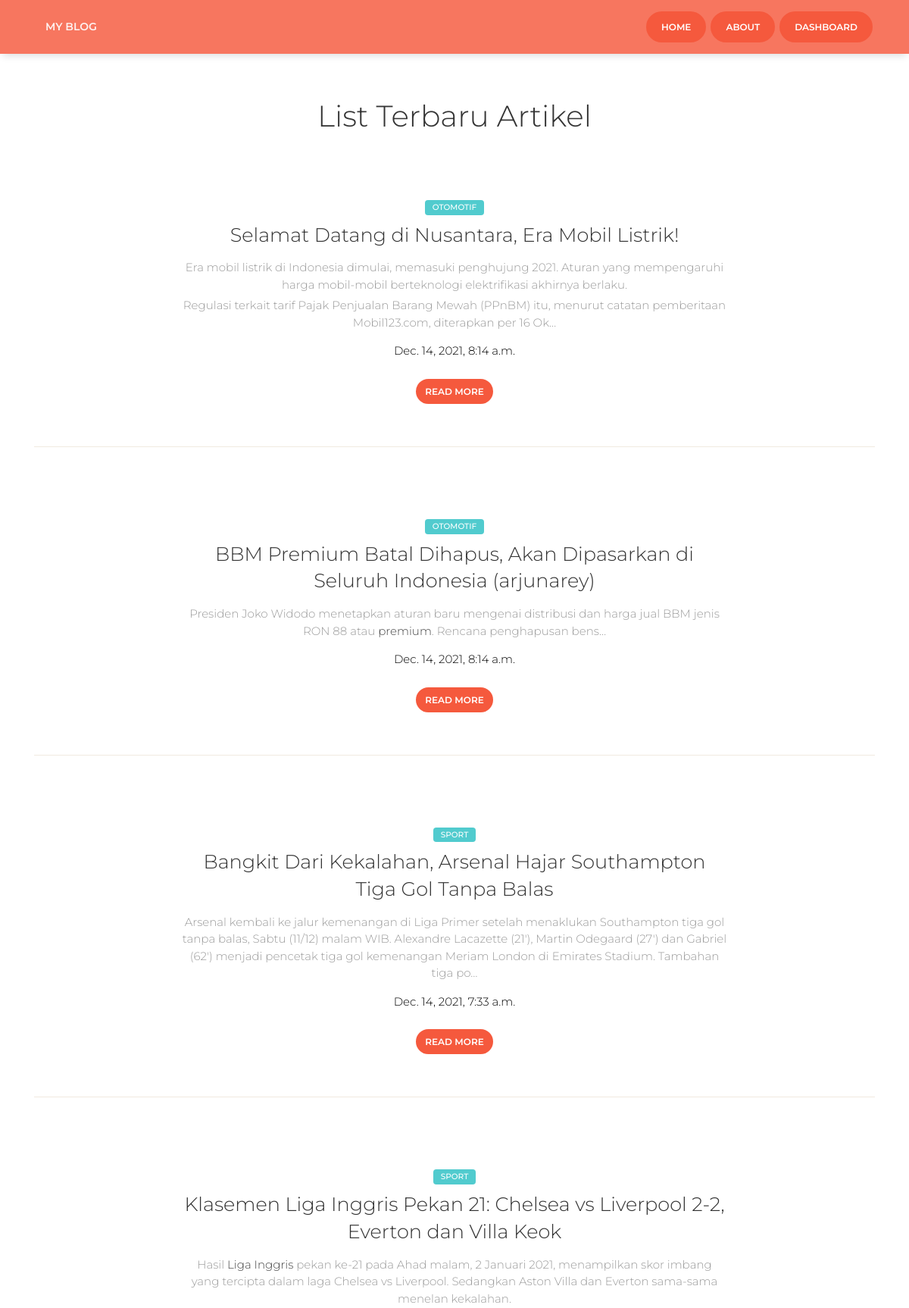
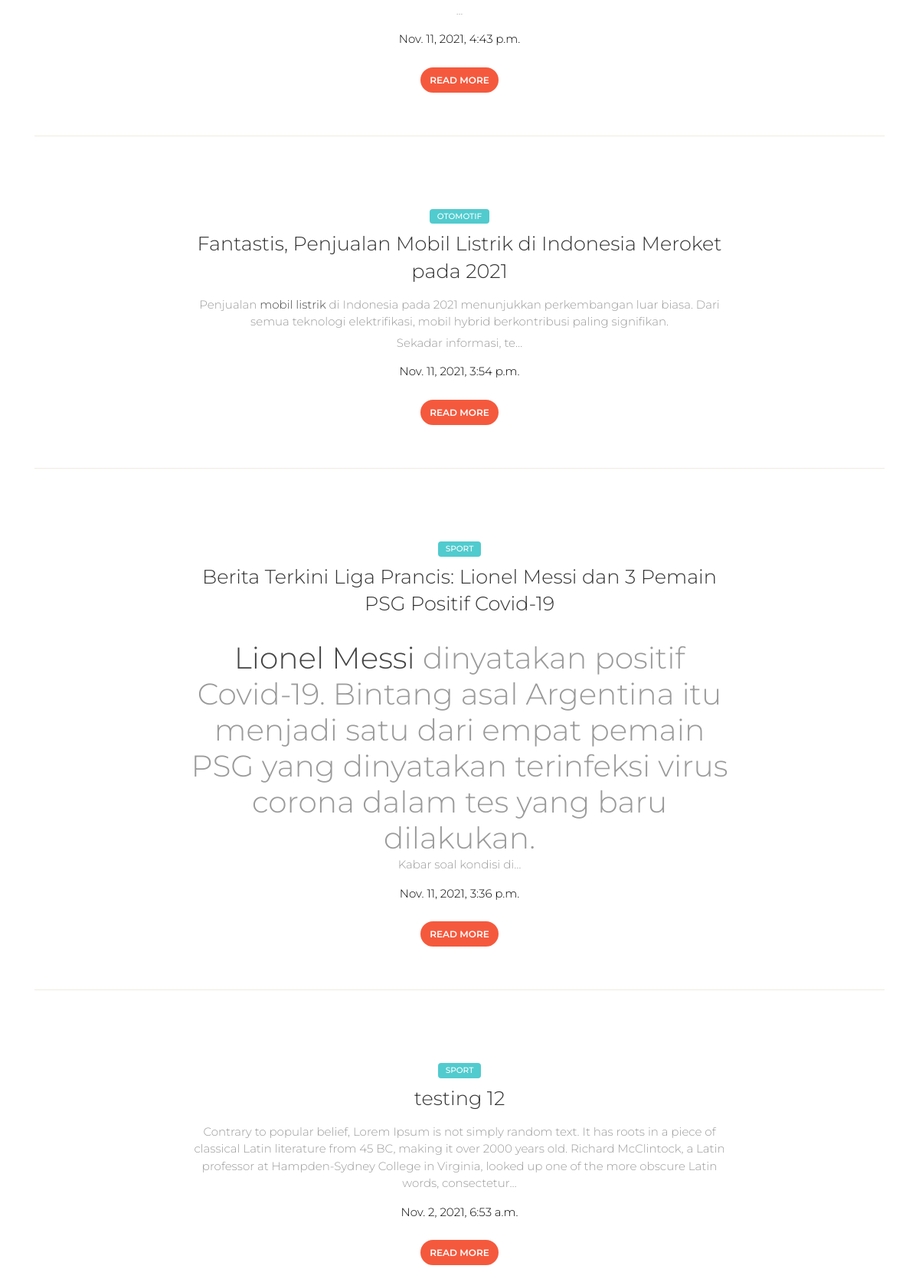
The app's page / (signed in, upper part) with its own data (2 pictures, top to bottom).
### biodata/models.py (models this page shows, shortened)
class Artikel(models.Model):
    nama = models.ForeignKey(User, on_delete=models.CASCADE, blank=True, null=True)
    judul = models.CharField(max_length=100)
    body = RichTextUploadingField(blank=True, null=True,
                                    config_name='special',
                                    external_plugin_resources=[(
                                        'youtube',
                                        '/static/ckeditor_plugins/youtube/youtube/',
                                        'plugin.js',
                                        )],
)
    kategory = models.ForeignKey(Kategori, on_delete=models.CASCADE)
    date = models.DateTimeField(auto_now_add=True)
    class Meta:
        ordering =['-date']
        verbose_name_plural ="Artikel"

class Kategori(models.Model):
    nama = models.CharField(max_length=20)
    def __str__(self):
        return self.nama
    class Meta:
        verbose_name_plural ="Kategori"

### mysite/views.py (the view)
# urls.py: path('', index, name='index'),
def index(request):
    template_name = 'front/index.html'
    artikel = Artikel.objects.all()
    context = {
        'title':'halaman awal',
        'artikel':artikel,
    }
    return render(request, template_name, context)

### templates/front/index.html (shortened to what this page needs)
{% extends 'front/base.html' %}
{% load static %}
{% block content %}
<div class="wrapper">
    <div class="main">
      <div class="section section-white">
        <div class="container">
          <div class="row">
            <div class="col-md-6 ml-auto mr-auto text-center title">
              <h2>List Terbaru Artikel</h2>
            </div>
          </div>
          {% for a in artikel %}
          <div class="article">
            <div class="row">
              <div class="col-md-8 ml-auto mr-auto">
                <div class="card card-blog card-plain text-center">
                  <div class="card-body">
                    <div class="card-category">
                      <span class="badge badge-primary main-tag">{{a.kategory}}</span>
                    </div>
                    <a href="javascrip: void(0);">
                      <h3 class="card-title">{{a.judul}}</h3>
                    </a>
                    <div class="card-description">
                      <p>{{a.body|safe|truncatechars:300}}</p>
                    </div>
                    <div class="card-description">
                      <p style="color: black;">{{a.date}}</p>
                    </div>
                  </div>
                  <a class="btn btn-danger btn-round btn-sm" href="{% url 'detail_artikel' a.id %}">Read more</a>
                </div>
              </div>
            </div>
          </div>
          <hr><br /><br />
          {% endfor %}
        </div>
      </div>
    </div>
  </div>
{% endblock content %}

### static/front/demo/demo.css (style rules this page uses)
.main { background-color: #fff; }

### records on screen
Artikel: kategory "OTOMOTIF", judul "Selamat Datang di Nusantara, Era Mobil Listrik!", body "Era mobil listrik di Indonesia dimulai, memasuki penghujung 2021. Aturan yang mempengaruhi harga mobil-mobil berteknologi elektrifikasi akhirnya berlaku. Regulasi terkait tarif Pajak Penjualan Barang Mewah (PPnBM) itu, menurut catatan pemberitaan Mobil123.com, diterapkan per 16 Ok…", date "Dec. 14, 2021, 8:14 a.m."
Artikel: kategory "OTOMOTIF", judul "BBM Premium Batal Dihapus, Akan Dipasarkan di Seluruh Indonesia (arjunarey)", body "Presiden Joko Widodo menetapkan aturan baru mengenai distribusi dan harga jual BBM jenis RON 88 atau premium . Rencana penghapusan bens…", date "Dec. 14, 2021, 8:14 a.m."
Artikel: kategory "SPORT", judul "Bangkit Dari Kekalahan, Arsenal Hajar Southampton Tiga Gol Tanpa Balas", body "Arsenal kembali ke jalur kemenangan di Liga Primer setelah menaklukan Southampton tiga gol tanpa balas, Sabtu (11/12) malam WIB. Alexandre Lacazette (21'), Martin Odegaard (27') dan Gabriel (62') menjadi pencetak tiga gol kemenangan Meriam London di Emirates Stadium. Tambahan tiga po…", date "Dec. 14, 2021, 7:33 a.m."
Artikel: kategory "SPORT", judul "Klasemen Liga Inggris Pekan 21: Chelsea vs Liverpool 2-2, Everton dan Villa Keok", body "Hasil Liga Inggris pekan ke-21 pada Ahad malam, 2 Januari 2021, menampilkan skor imbang yang tercipta dalam laga Chelsea vs Liverpool. Sedangkan Aston Villa dan Everton sama-sama menelan kekalahan. …", date "Nov. 11, 2021, 4:43 p.m."
Artikel: kategory "OTOMOTIF", judul "Fantastis, Penjualan Mobil Listrik di Indonesia Meroket pada 2021", body "Penjualan mobil listrik di Indonesia pada 2021 menunjukkan perkembangan luar biasa. Dari semua teknologi elektrifikasi, mobil hybrid berkontribusi paling signifikan. Sekadar informasi, te…", date "Nov. 11, 2021, 3:54 p.m."
Artikel: kategory "SPORT", judul "Berita Terkini Liga Prancis: Lionel Messi dan 3 Pemain PSG Positif Covid-19", body "Lionel Messi dinyatakan positif Covid-19. Bintang asal Argentina itu menjadi satu dari empat pemain PSG yang dinyatakan terinfeksi virus corona dalam tes yang baru dilakukan. Kabar soal kondisi di…", date "Nov. 11, 2021, 3:36 p.m."
Artikel: kategory "SPORT", judul "testing 12", body "Contrary to popular belief, Lorem Ipsum is not simply random text. It has roots in a piece of classical Latin literature from 45 BC, making it over 2000 years old. Richard McClintock, a Latin professor at Hampden-Sydney College in Virginia, looked up one of the more obscure Latin words, consectetur…", date "Nov. 2, 2021, 6:53 a.m."
